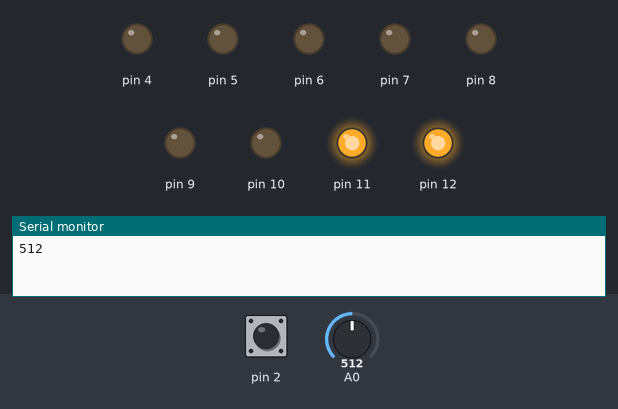
Bench run of a sketch on a simulated Arduino Uno, built with avr-gcc and run on an emulated ATmega328P. Parts: output pins drawn as LEDs (lit = HIGH), the last lines printed to the serial monitor. The inputs (shaded band) are chosen by the test bench; at power-on: pin 2 HIGH, A0 = 512.

Above: at 0.5 s.
At 1.5 s:
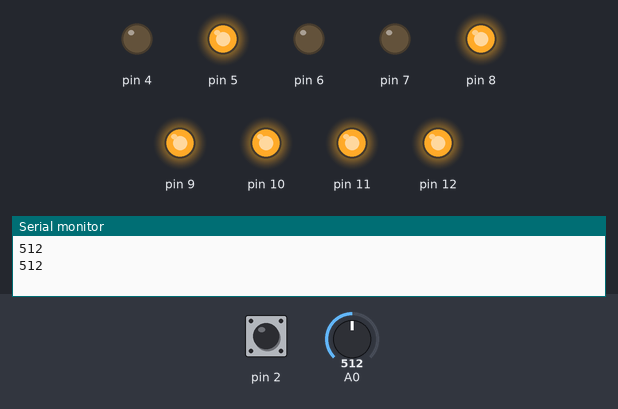
At 2.5 s:
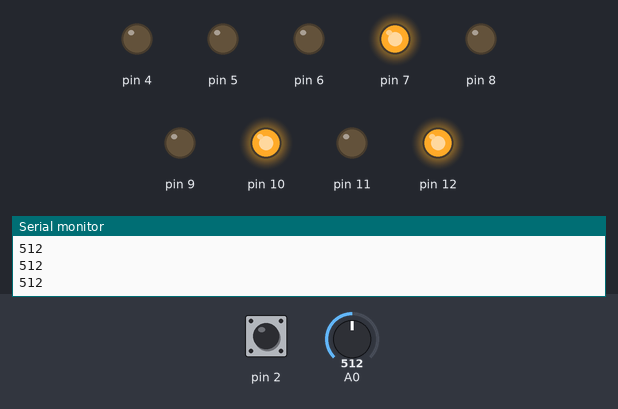
At 4.5 s:
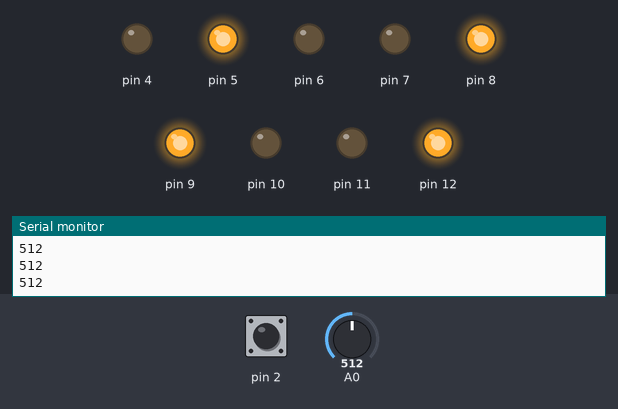
At 6.5 s:
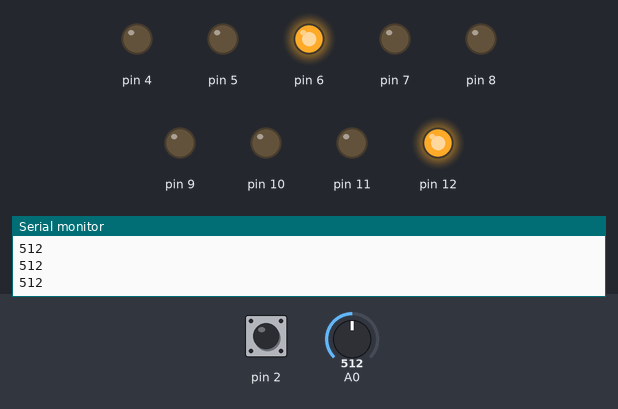
At 9.5 s:
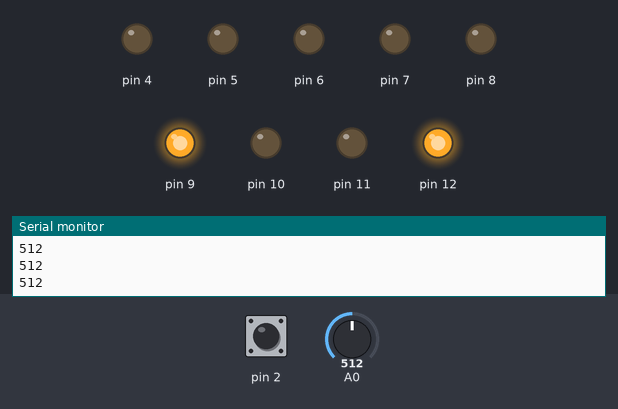
Timing chart, 0 to 11.5 s (numbered marks = the images above):
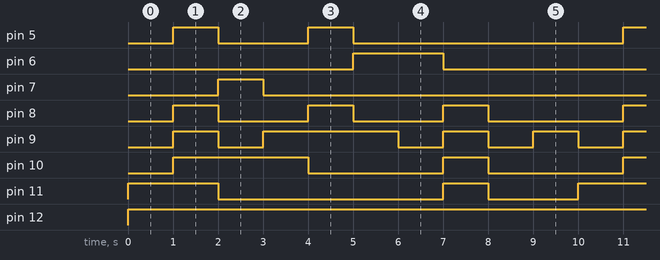

The sketch:

EX7.5.ino
```cpp
void setup()
{
Serial.begin(9600);
attachInterrupt(digitalPinToInterrupt(2),blink,FALLING);
}
void loop()
{
  pinMode(A0,INPUT);
  pinMode(2,INPUT);
  pinMode(4, OUTPUT);
  pinMode(12,OUTPUT);
  int X;
  for (char i=5; i<12; i++)
  {
    pinMode(i,OUTPUT); //CA
  }
   int number_09[10][7] ={{0,0,0,0,0,0,1},  //row0
                         {1,0,0,1,1,1,1},  //row1
                         {0,0,1,0,0,1,0},  //row2
                         {0,0,0,0,1,1,0},  //row3
                         {1,0,0,1,1,0,0},  //row4
                         {0,1,0,0,1,0,0},  //row5
                         {0,1,0,0,0,0,0},  //row6
                         {0,0,0,1,1,1,1},  //row7
                         {0,0,0,0,0,0,0},  //row8
                         {0,0,0,0,1,0,0},};//row9 //a,b,c,d,e,f,g

  for (char row=0; row<10; row++)
  {
  for (char pin=5; pin<12; pin++)
  {
    digitalWrite(pin,number_09[row][pin-5]);
  }

  X=analogRead(A0);
  Serial.println(X);
    if(X>400)
    {
    digitalWrite(12,HIGH);
    }
    else
    {
    digitalWrite(12,LOW);
    digitalWrite(12,HIGH);
    }
  delay(1000);
  }

}

void blink()
{
  digitalWrite(4,HIGH);
  delay(200);
  digitalWrite(4,LOW);
}
```

Measured:
- by itself, pin 5: repeats every 10.0 s: LOW 2.0 s, HIGH 1.0 s, LOW 6.0 s, HIGH 1.0 s
- by itself, pin 6: alternates HIGH for 2.0 s and LOW for 8.0 s
- by itself, pin 7: alternates HIGH for 1.0 s and LOW for 9.0 s
- by itself, pin 8: repeats every 10.0 s: 2 × (LOW 2.0 s, HIGH 1.0 s), LOW 3.0 s, HIGH 1.0 s
- by itself, pin 9: repeats every 10.0 s: LOW 1.0 s, HIGH 3.0 s, 3 × (LOW 1.0 s, HIGH 1.0 s)
- by itself, pin 10: repeats every 10.0 s: LOW 3.0 s, HIGH 1.0 s, LOW 3.0 s, HIGH 3.0 s
- by itself, pin 11: repeats every 10.0 s: LOW 5.0 s, HIGH 1.0 s, LOW 2.0 s, HIGH 2.0 s
- by itself, pin 12: LOW → HIGH at 0.00 s
